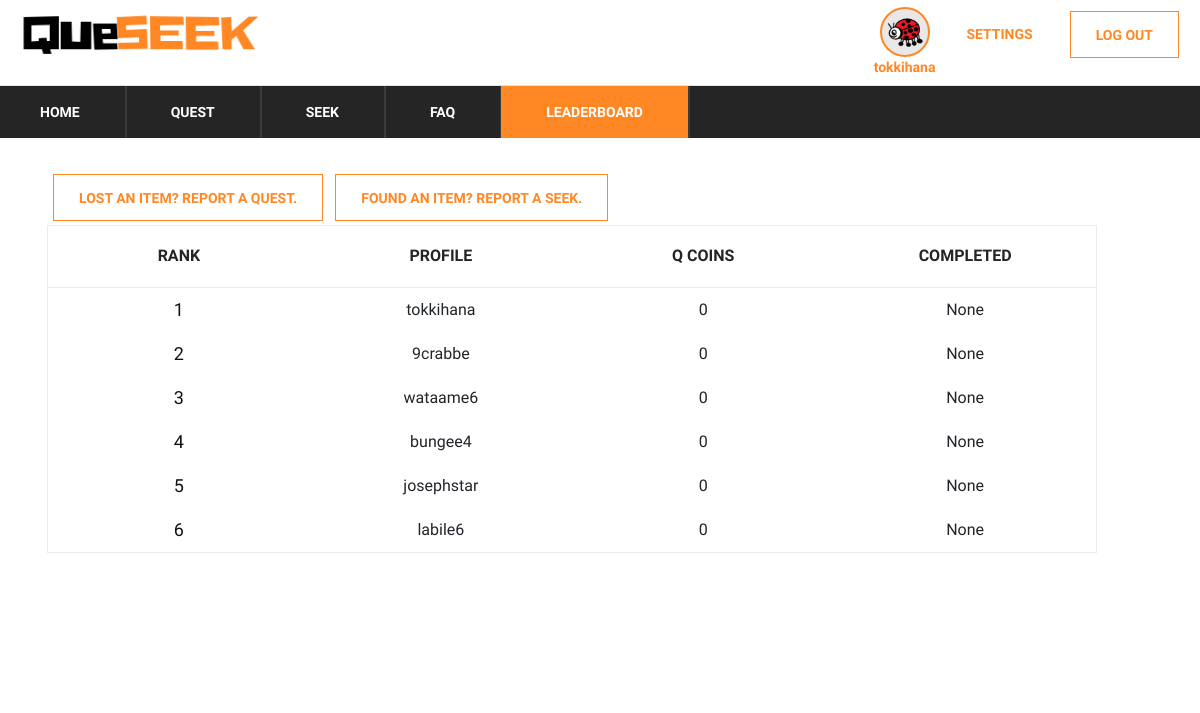
/leaderboard (signed in), run on the app's committed database.
### app/models.py (models this page shows)
class UserProfile(UserMixin, Base):
    __tablename__ = "userProfile"
    id = db.Column(db.String, ForeignKey('users.id'), primary_key=True)
    level = db.Column(db.Integer, nullable=False, default=1)
    coinsBalance = db.Column(db.Integer, nullable=False, default=50)
    coinsCollected = db.Column(db.Integer, nullable=False, default=0)
    coinsToNext = db.Column(db.Integer, nullable=False, default=20)
    avatarId = db.Column(db.String, ForeignKey('Avatars.avatarId'), default='0000')

class User(UserMixin, Base):
    __tablename__ = "users"
    id = db.Column(db.String, primary_key=True)
    email = db.Column(db.String(255), unique=True, nullable=False)
    password = db.Column(db.String(255), nullable=False)
    username = db.Column(db.String(255), unique=True, nullable=False)
    created_at = db.Column(DateTime(timezone=True), default=datetime.now(pytz.timezone('Asia/Singapore')))

### app/__init__.py (the view)
@app.route('/leaderboard')
def leaderboard():
    q1 = (db.session.query(User, func.count(QuestCoinsTransaction.questId).label('amt'))
          .group_by(User.id)
          .filter(User.id == QuestCoinsTransaction.userId)
          )
    q1s = q1.subquery()
    q2 = (db.session.query(User, UserProfile, q1s.c.amt)
          .outerjoin(q1s, User.id == q1s.c.id)
          .filter(User.id == UserProfile.id)
          .order_by(UserProfile.coinsCollected.desc())
          .all()
          )
    print(q2)
    return render_template('leaderboard.html', query=q2, page='leaderboard')

### app/__init__.py (called while the page is built)
@login.user_loader
def load_user(id):
    return User.query.get(id)

@app.context_processor
def inject_dict_for_all_templates():
    if (not current_user.is_anonymous):
        userprofile = (db.session.query(UserProfile)
                       .filter(UserProfile.id == current_user.id)
                       .first()
                       )
        return dict(current_user_avatar=userprofile.avatarId)
    return dict()

### app/templates/leaderboard.html (shortened to what this page needs)
<!DOCTYPE html>
<html lang="zxx">
<head>
    <link rel="stylesheet" href="{{ url_for('static', filename='css/bootstrap.min.css')}}" type="text/css">
    <link rel="stylesheet" href="{{ url_for('static', filename='css/font-awesome.min.css')}}" type="text/css">
    <link rel="stylesheet" href="{{ url_for('static', filename='css/themify-icons.css')}}" type="text/css">
    <link rel="stylesheet" href="{{ url_for('static', filename='css/elegant-icons.css')}}" type="text/css">
    <link rel="stylesheet" href="{{ url_for('static', filename='css/owl.carousel.min.css')}}" type="text/css">
    <link rel="stylesheet" href="{{ url_for('static', filename='css/nice-select.css')}}" type="text/css">
    <link rel="stylesheet" href="{{ url_for('static', filename='css/jquery-ui.min.css')}}" type="text/css">
    <link rel="stylesheet" href="{{ url_for('static', filename='css/slicknav.min.css')}}" type="text/css">
    <link rel="stylesheet" href="{{ url_for('static', filename='css/style.css')}}" type="text/css">
    <link rel="stylesheet" href="{{ url_for('static', filename='css/table.css')}}" type="text/css">
</head>
<body>
<header class="header-section">
    {% include "base/topbar.html" %}
    {% include "base/menu.html" %}
</header>
<section class="hero-section">
    <div class="hero-items owl-carousel">
        <div class="topbar-cover2">
            <div class="desc">
                <section class="cd-faq">
                    <section class="shopping-cart spad">
                        {% include "base/button.html" %}
                        <div class="container">
                            <div class="row">
                                <div class="col-lg-12">
                                    <div class="cart-table">
                                        <table>
                                            <thead>
                                            <tr>
                                                <th>Rank</th>
                                                <th>Profile</th>
                                                <th>Q Coins</th>
                                                <th>Completed</th>
                                            </tr>
                                            </thead>
                                            <tbody>
                                            {% for row in query %}
                                            <tr>
                                                <td class="cart-pic"><h5>{{ loop.index0 + 1 }}</h5></td>
                                                <td class="cart-pic">{{ row[0].username}}</td>
                                                <td class="cart-pic">{{ row[1].coinsCollected }}</td>
                                                <td class="cart-pic">{{ row[2] }}</td>
                                            </tr>
                                            {% endfor %}
                                            </tbody>
                                        </table>
                                    </div>
                                </div>
                            </div>
                        </div>
                    </section>
                </section>
            </div>
        </div>
    </div>
</section>
</body>
</html>

### app/templates/base/loginlogout.html
<div class="ht-right">
    <div class="login-panel">
        {% if current_user.is_anonymous %}
        <a href="{{ url_for('signup') }} " class="log-btn">SIGN UP</a>
        <a href="{{ url_for('login') }} " class="log-btn">LOG IN</a>
        {% else %}
        <a href="{{ url_for('logout') }}" class="log-btn">LOG OUT</a>
        <a href="{{ url_for('settings') }}" class="settings-btn">SETTINGS</a>
        {% endif %}
    </div>
    {% if current_user.is_anonymous %}
    {% else %}
    <div class="login-panel">
        <a href="{{url_for('profile')}}">
            <img src="{{ url_for('static', filename='img/avatars/'+current_user_avatar+'.png')}}"
                 width="50">
        </a>
        <a href="{{ url_for('profile') }}" class="user-btn"> {{ current_user.username }}</a>
    </div>
    {% endif %}
</div>

### app/static/css/style.css (style rules this page uses)
html, body { height: 100%; font-family: "Muli", sans-serif; -webkit-font-smoothing: antialiased; font-smoothing: antialiased; }
h1, h2, h3, h4, h5, h6 { margin: 0; color: #111111; font-weight: 400; font-family: "Muli", sans-serif; }
h5 { font-size: 18px; }
img { max-width: 100%; }
.header-top .ht-right { float: right; }
.header-top .ht-right .login-panel { float: right; font-size: 14px; color: #252525; display: inline-block; padding-top: 7px; padding-bottom: 7px; }
.shopping-cart { padding-bottom: 60px; }
.cart-table { margin-bottom: 40px; }
.cart-table table { width: 100%; min-width: 480px; border: 1px solid #ebebeb; }
.cart-table table tr th { font-size: 16px; color: #252525; font-weight: 700; border-bottom: 1px solid #ebebeb; text-align: center; padding: 18px 0 19px; text-transform: uppercase; }
.cart-table table tr td { text-align: center; padding: 10px 10px 10px; }
.cart-table table tr td.cart-pic { width: 21%; }
@media only screen and (min-width: 1200px) { .container { max-width: 1270px; } }
.log-btn { float: right; display: inline-block; padding-left: 20px; padding-top: 18px; padding-bottom: 15px; color: #ff8825; border: 1px solid #ff8825; font-size: 14px; font-weight: 700; text-transform: uppercase; padding: 13px 25px 11px; cursor: pointer; margin: 4px 6px; }
.settings-btn { float: right; display: inline-block; padding-left: 20px; padding-top: 18px; padding-bottom: 15px; color: #ff8825; font-size: 14px; font-weight: 700; text-transform: uppercase; padding: 13px 25px 11px; cursor: pointer; margin: 4px 6px; }
.user-btn { color: #ff8825; font-size: 14px; font-weight: 700; cursor: pointer; }
.login-panel img { display: block; background-color:#e9e7e7; border:2px solid #ff8825; border-radius:50%; -moz-border-radius:50%; -webkit-border-radius:50%; margin:auto; }
.login-panel a { display: block; text-align: center; }

### app/static/css/table.css (style rules this page uses)
.topbar-cover2 { position: relative; }
.cd-faq { width: 90%; margin: 2em auto; box-shadow: 0 1px 5px rgba(0, 0, 0, 0.1); }
.cd-faq:after { content: ""; display: table; clear: both; }
@media only screen and (min-width: 768px) { .cd-faq { position: relative; margin: 2em; box-shadow: none; } }
@media only screen and (min-width: 768px) { .cd-faq > * { vertical-align:middle; } }

### data on the page
UserProfile: avatarId (picture)
User: username "tokkihana", coinsCollected "0", row "None"
User: username "9crabbe", coinsCollected "0", row "None"
User: username "wataame6", coinsCollected "0", row "None"
User: username "bungee4", coinsCollected "0", row "None"
User: username "josephstar", coinsCollected "0", row "None"
User: username "labile6", coinsCollected "0", row "None"
